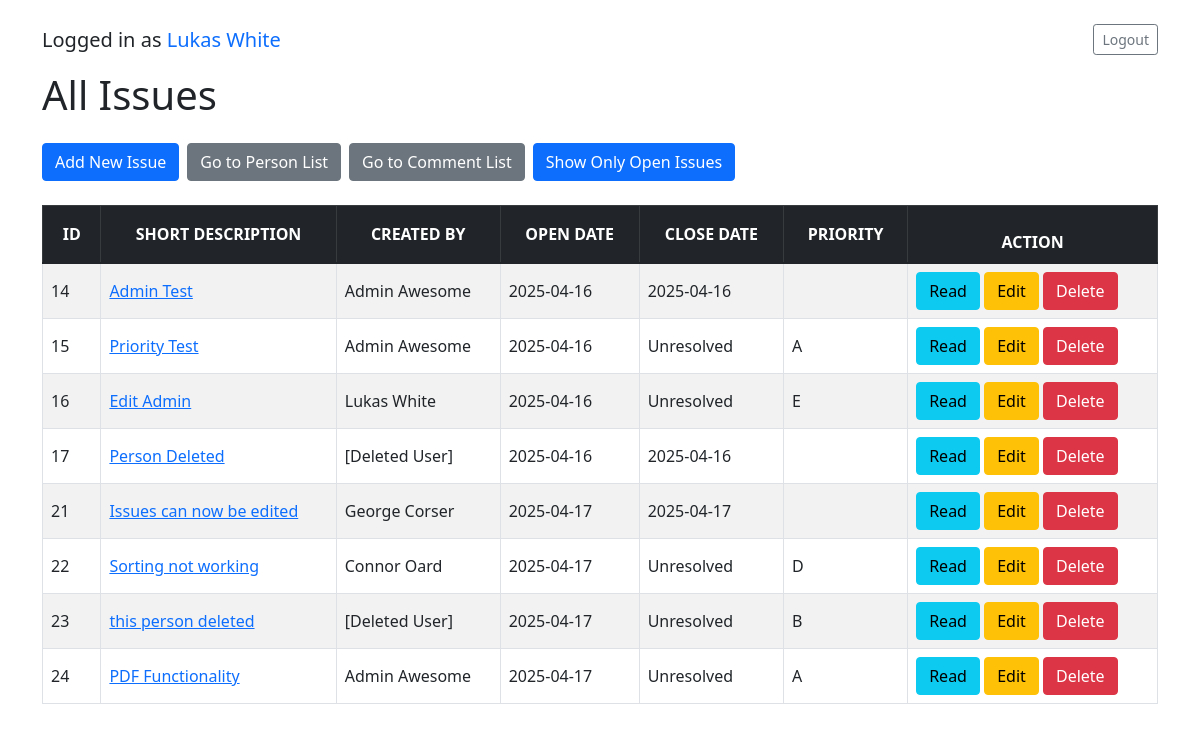
The page /issue_list.php?show=all (signed in) on the database its author committed.
### tables this page shows
CREATE TABLE `iss_issues` (
  `id` int(11) NOT NULL,
  `short_description` varchar(255) NOT NULL,
  `long_description` text NOT NULL,
  `open_date` date NOT NULL,
  `close_date` date NOT NULL,
  `priority` varchar(255) NOT NULL,
  `org` varchar(255) NOT NULL,
  `project` varchar(255) NOT NULL,
  `per_id` int(11) NOT NULL,
  `pdf_attachment` varchar(255) DEFAULT NULL
);

### issue_list.php (the view, shortened to what this page needs)
<?php
include 'config.php';
$user = $_SESSION['user'] ?? null;
$sort_column = isset($_GET['sort']) ? $_GET['sort'] : 'id';
$sort_direction = isset($_GET['direction']) && $_GET['direction'] === 'desc' ? 'desc' : 'asc';
$show_all = isset($_GET['show']) && $_GET['show'] === 'all';
$where_clause = $show_all ? '' : "WHERE (iss_issues.close_date IS NULL OR iss_issues.close_date = '0000-00-00')";
$issues = $conn->query("
    SELECT iss_issues.*,
           IFNULL(iss_persons.fname, '[Deleted User]') AS fname,
           IFNULL(iss_persons.lname, '') AS lname
    FROM iss_issues
    LEFT JOIN iss_persons ON iss_persons.id = iss_issues.per_id
    $where_clause
    ORDER BY $sort_column $sort_direction
")->fetch_all(MYSQLI_ASSOC);
?>
<!DOCTYPE html>
<html lang="en">
<head>
    <link href="https://cdn.jsdelivr.net/npm/bootstrap@5.1.3/dist/css/bootstrap.min.css" rel="stylesheet">
</head>
<body>
<div class="container my-4">
    <div class="d-flex justify-content-between align-items-center mb-3">
        <h5 class="mb-0">Logged in as <span class="text-primary"><?php echo htmlspecialchars($user['fname'] . ' ' . $user['lname']); ?></span></h5>
        <a href="logout.php" class="btn btn-outline-secondary btn-sm">Logout</a>
    </div>
    <h1 class="mb-4">All Issues</h1>
    <div class="d-flex flex-wrap gap-2 mb-4">
        <button type="button" class="btn btn-primary" data-bs-toggle="modal" data-bs-target="#addIssueModal">
            Add New Issue
        </button>
        <a href="persons_list.php" class="btn btn-secondary">
            Go to Person List
        </a>
        <a href="comment_list.php" class="btn btn-secondary">
            Go to Comment List
        </a>
        <a class="btn btn-primary" href="issue_list.php?<?php
            echo $show_all ? '' : 'show=all';
            echo isset($_GET['sort']) ? '&sort=' . urlencode($_GET['sort']) : '';
            echo isset($_GET['direction']) ? '&direction=' . urlencode($_GET['direction']) : '';
        ?>">
            <?php echo $show_all ? 'Show Only Open Issues' : 'Show All Issues'; ?>
        </a>
    </div>
    <?php if (count($issues) > 0): ?>
        <table class="table table-striped table-hover table-bordered align-middle">
            <thead class="table-dark text-center">
                <tr>
                <th class="text-uppercase text-nowrap"><a class="text-white text-decoration-none" href="?sort=id&direction=<?php echo ($sort_column == 'id' && $sort_direction == 'asc') ? 'desc' : 'asc'; ?><?php echo $show_all ? '&show=all' : ''; ?>">ID</a></th>
                    <th class="text-uppercase text-nowrap"><a class="text-white text-decoration-none" href="?sort=short_description&direction=<?php echo ($sort_column == 'short_description' && $sort_direction == 'asc') ? 'desc' : 'asc'; ?><?php echo $show_all ? '&show=all' : ''; ?>">Short Description</a></th>
                    <th class="text-uppercase text-nowrap"><a class="text-white text-decoration-none" href="?sort=fname&direction=<?php echo ($sort_column == 'fname' && $sort_direction == 'asc') ? 'desc' : 'asc'; ?><?php echo $show_all ? '&show=all' : ''; ?>">Created By</a></th>
                    <th class="text-uppercase text-nowrap"><a class="text-white text-decoration-none" href="?sort=open_date&direction=<?php echo ($sort_column == 'open_date' && $sort_direction == 'asc') ? 'desc' : 'asc'; ?><?php echo $show_all ? '&show=all' : ''; ?>">Open Date</a></th>
                    <th class="text-uppercase text-nowrap"><a class="text-white text-decoration-none" href="?sort=close_date&direction=<?php echo ($sort_column == 'close_date' && $sort_direction == 'asc') ? 'desc' : 'asc'; ?><?php echo $show_all ? '&show=all' : ''; ?>">Close Date</a></th>
                    <th class="text-uppercase text-nowrap"><a class="text-white text-decoration-none" href="?sort=priority&direction=<?php echo ($sort_column == 'priority' && $sort_direction == 'asc') ? 'desc' : 'asc'; ?><?php echo $show_all ? '&show=all' : ''; ?>">Priority</a></th>
                    <th class="text-uppercase text-nowrap text-white">Action</th>
                </tr>
            </thead>
            <tbody>
                <?php foreach ($issues as $issue): ?>
                    <tr>
                        <td><?php echo htmlspecialchars($issue['id']); ?></td>
                        <td><a href="issue.php?id=<?php echo $issue['id']; ?>"><?php echo htmlspecialchars($issue['short_description']); ?></a></td>
                        <td><?php echo htmlspecialchars($issue['fname'] . ' ' . $issue['lname']); ?></td>
                        <td><?php echo htmlspecialchars($issue['open_date']); ?></td>
                        <td>
                            <?php echo ($issue['close_date'] === '0000-00-00' || empty($issue['close_date'])) ? 'Unresolved' : htmlspecialchars($issue['close_date']); ?>
                        </td>
                        <td>
                            <?php echo ($issue['close_date'] === '0000-00-00' || empty($issue['close_date'])) ? htmlspecialchars($issue['priority']) : ''; ?>
                        </td>
                        <td>
                            <a href="issue.php?id=<?php echo $issue['id']; ?>" class="btn btn-info">Read</a>
                            <?php
                            if ($user['id'] == $issue['per_id'] || $user['admin'] == 1): ?>
                                <button type="button" class="btn btn-warning" data-bs-toggle="modal" data-bs-target="#editIssueModal"
                                data-id="<?php echo $issue['id']; ?>"
                                data-short-description="<?php echo htmlspecialchars($issue['short_description']); ?>"
                                data-long-description="<?php echo htmlspecialchars($issue['long_description']); ?>"
                                data-open-date="<?php echo htmlspecialchars($issue['open_date']); ?>"
                                data-priority="<?php echo htmlspecialchars($issue['priority']); ?>"
                                data-org="<?php echo htmlspecialchars($issue['org']); ?>"
                                data-project="<?php echo htmlspecialchars($issue['project']); ?>"
                                >
                                    Edit
                                </button>
                                <form action="issue_list.php" method="POST" style="display:inline;">
                                    <button type="submit" class="btn btn-danger" onclick="return confirm('Are you sure you want to delete this issue?');">
                                        Delete
                                    </button>
                                </form>
                            <?php endif; ?>
                        </td>
                    </tr>
                <?php endforeach; ?>
            </tbody>
        </table>
    <?php else: ?>
        <p>No issues found.</p>
    <?php endif; ?>
</div>
</body>
</html>

### issue_list.php (style rules this page uses)
th a { display: inline-block; width: 100%; padding: 8px; }

### rows shown on the page
iss_issues: id "14", short_description "Admin Test", lname "Admin Awesome", open_date "2025-04-16", close_date "2025-04-16"
iss_issues: id "15", short_description "Priority Test", lname "Admin Awesome", open_date "2025-04-16", close_date "Unresolved", priority "A"
iss_issues: id "16", short_description "Edit Admin", lname "Lukas White", open_date "2025-04-16", close_date "Unresolved", priority "E"
iss_issues: id "17", short_description "Person Deleted", lname "[Deleted User]", open_date "2025-04-16", close_date "2025-04-16"
iss_issues: id "21", short_description "Issues can now be edited", lname "George Corser", open_date "2025-04-17", close_date "2025-04-17"
iss_issues: id "22", short_description "Sorting not working", lname "Connor Oard", open_date "2025-04-17", close_date "Unresolved", priority "D"
iss_issues: id "23", short_description "this person deleted", lname "[Deleted User]", open_date "2025-04-17", close_date "Unresolved", priority "B"
iss_issues: id "24", short_description "PDF Functionality", lname "Admin Awesome", open_date "2025-04-17", close_date "Unresolved", priority "A"

### other values the page prints
$user['fname'] . ' ' . $user['lname'] "Lukas White"
